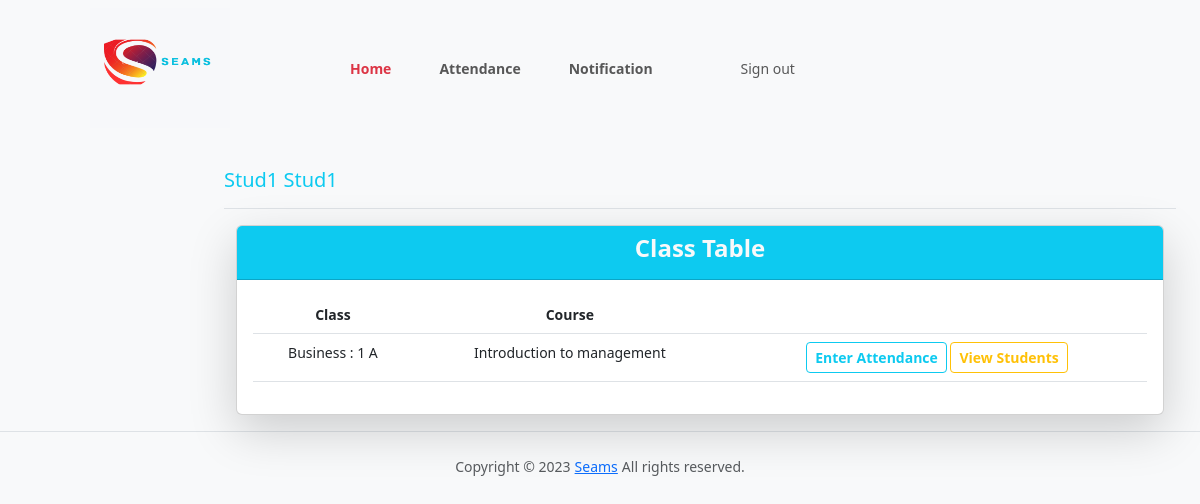
Page /teacher/1/ (signed in) on the committed database.
### samsApp/models.py (models this page shows, shortened)
class User(AbstractBaseUser, PermissionsMixin):
    email = models.EmailField(unique=True)
    first_name = models.CharField(max_length=30)
    last_name = models.CharField(max_length=30)
    is_active = models.BooleanField(default=True)
    is_teacher = models.BooleanField(default=False)
    is_student = models.BooleanField(default=False)
    is_admin = models.BooleanField(default=False)
    approved = models.BooleanField(_('Approved'), default = False)
    is_staff = models.BooleanField(default=False)
    is_superuser = models.BooleanField(default=False)
    objects = UserManager()
    USERNAME_FIELD = 'email'
    REQUIRED_FIELDS = ['first_name', 'last_name']

class Assign(models.Model):
    class_id = models.ForeignKey(Class, on_delete=models.CASCADE)
    course = models.ForeignKey(Course, on_delete=models.CASCADE)
    teacher = models.ForeignKey(Teacher, on_delete=models.CASCADE)
    class Meta:
        unique_together = (('course', 'class_id', 'teacher'),)

class Class(models.Model):
    id = models.CharField(primary_key=True, max_length=100)
    dept = models.ForeignKey(Dept, on_delete=models.CASCADE)
    section = models.CharField(max_length=100)
    sem = models.IntegerField()
    class Meta:
        verbose_name_plural = 'classes'
    def __str__(self):
        d = Dept.objects.get(name=self.dept)
        return '%s : %d %s' % (d.name, self.sem, self.section)

class Dept(models.Model):
    id = models.CharField(primary_key=True, max_length=100)
    name = models.CharField(max_length=200)
    def __str__(self):
        return self.name

class Course(models.Model):
    dept = models.ForeignKey(Dept, on_delete=models.CASCADE)
    id = models.CharField(primary_key=True, max_length=50)
    name = models.CharField(max_length=50)
    shortname = models.CharField(max_length=50)
    def __str__(self):
        return self.name

### samsApp/views.py (the view)
# urls.py: path('teacher/<slug:teacher_id>/', views.t_clas, name='t_clas_url'),
@login_required
def t_clas(request, teacher_id):
    teacher1 = get_object_or_404(Teacher, id=teacher_id)
    return render(request, 'teacher_class.html', {'teacher1': teacher1})

### samsApp/templates/teacher_class.html (shortened to what this page needs)
{% load static %}
{% load avatar_tags %}
{% include "header.html" %}
{% include "teacher_header.html" %}
<div class="container-fluid">
   <div class="row py-3">
    <div class="col d-flex justify-content-end">
    </div>
<main class="col-md-9 ms-sm-auto col-lg-10 px-md-4">
  <div class=" align-items-center pt-3 pb-2 mb-3 border-bottom">
    <h1 class="h5 text-info text-capitalize">{{ request.user.first_name }} {{ request.user.last_name }}</h1>
  </div>
  <div class="container-fluid">
    <div class="row g-5">
        <div class="col-12">
            <div class="card shadow-lg text-center">
              <div class="card-header bg-info">
               <h3 class=" h4 text-light fw-bold">Class Table</h3>
              </div>
                <div class="card-body">
                    <div class="table-responsive">
                        <table class="table table-hover">
                          <thead>
                            <tr>
                                <th>Class</th>
                                <th>Course</th>
                                <th></th>
                            </tr>
                          </thead>
                          <tbody>
                            {% for ass in teacher1.assign_set.all %}
                            <tr>
                                <td>{{ ass.class_id }}</td>
                                <td>{{ ass.course }}</td>
                                <td>
                                  <a class="btn btn-sm btn-outline-info fw-bold" href="{% url 't_class_date_url' ass.id %}" role="button">Enter Attendance</a>
                                  <a class="btn btn-sm btn-outline-warning fw-bold" href="{% url 't_student_url' ass.id %}">View Students</a>
                                </td>
                            </tr>
                            {% empty %}
                                    <p>teacher has no courses</p>
                            {% endfor %}
                          </tbody>
                        </table>
                    </div>
              </div>
        </div>
    </div>
</div>
</main>
</div>
</div>
{% include "footer.html" %}

### samsApp/static/styles.css (style rules this page uses)
body { font-size: .875rem; }

### rows in the picture
User: user.first_name "Stud1", user.last_name "Stud1"
Assign: class_id "Business : 1 A", course "Introduction to management"
